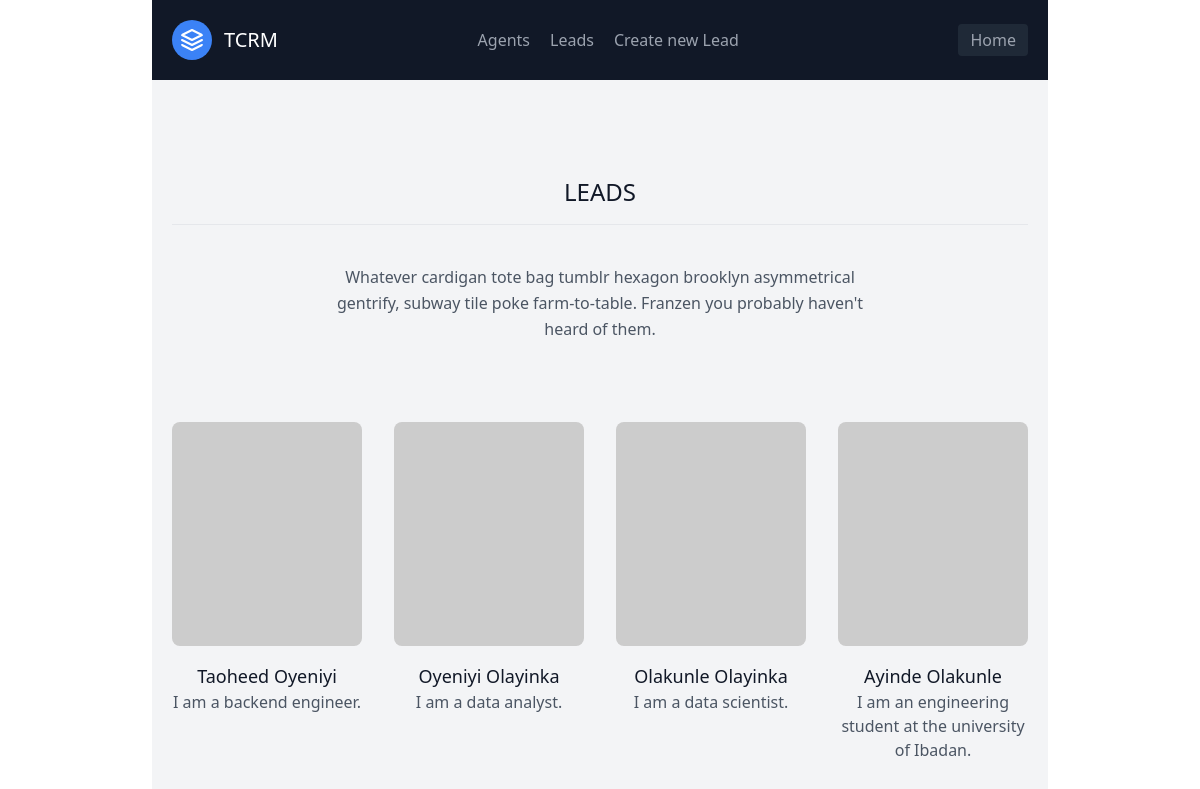
/leadlist/ (signed in), run on an earlier commit of the app's database.
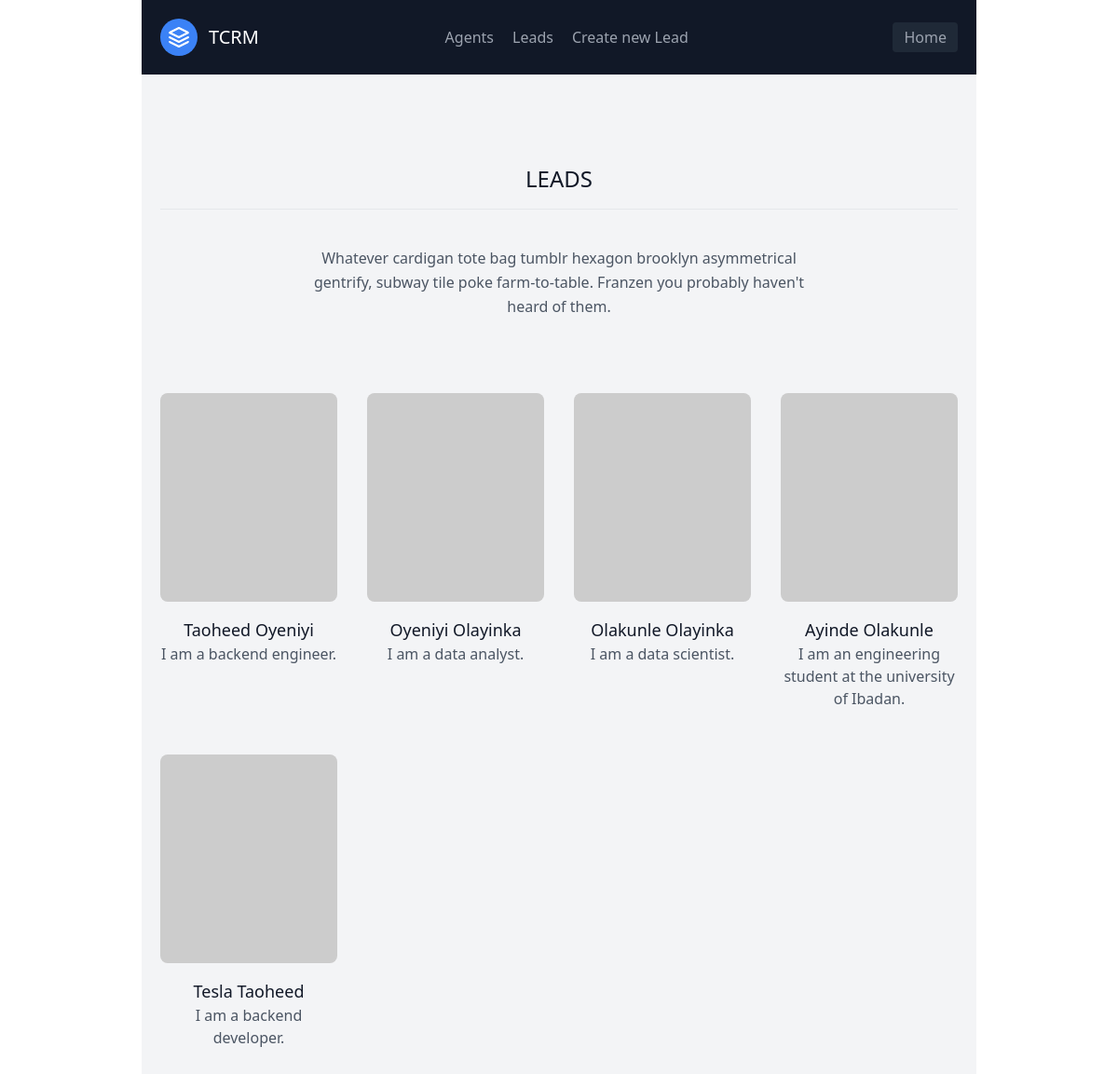
And on a later commit of the database.
### leads/models.py (models this page shows, shortened)
class Lead(models.Model):
    first_name = models.CharField(max_length=20)
    last_name = models.CharField(max_length=20)
    age = models.IntegerField()
    email = models.EmailField(unique=True, null=True)
    location = models.CharField(max_length=30, default=None)
    about = models.TextField(max_length=250, default=None)
    agent = models.ForeignKey(Agent, on_delete=models.SET_NULL, null=True)

### leads/views.py (the view)
# urls.py: path('leadlist/', lead_list, name="leadlist"),
@login_required(login_url='/login')
def lead_list(request):
    leads = Lead.objects.all()
    context = {"leads": leads}
    return render(request, 'leadlist.html', context)

### templates/leadlist.html
{% extends 'leads/homepage.html' %}
{% block content %}
<section class="text-gray-600 body-font">
  <div class="container px-5 py-24 mx-auto">
    <div class="flex flex-col text-center w-full mb-20">
      <h1 class="text-2xl font-medium title-font mb-4 text-gray-900">LEADS</h1>
      <hr class="h-10">
      <p class="lg:w-2/3 mx-auto leading-relaxed text-base">Whatever cardigan tote bag tumblr hexagon brooklyn asymmetrical gentrify, subway tile poke farm-to-table. Franzen you probably haven't heard of them.</p>
    </div>
    <div class="flex flex-wrap -m-4">
      {% for lead in leads %}
      <div class="p-4 lg:w-1/4 md:w-1/2">
        <div class="h-full flex flex-col items-center text-center">
          <img alt="team" class="flex-shrink-0 rounded-lg w-full h-56 object-cover object-center mb-4" src="https://dummyimage.com/203x203">
          <div class="w-full">
            <h2 class="title-font font-medium text-lg text-gray-900"><a href="/{{ lead.id }}"> {{lead.first_name}} {{lead.last_name}} </a></h2>
            <p class="mb-4">{{ lead.about }}</p>
          </div>
        </div>
      </div>
      {% endfor %}
    </div>
  </div>
</section>
{% endblock content %}

### leads/templates/leads/homepage.html (shortened to what this page needs)
{% load static %}
<!DOCTYPE html>
<html lang="en">
<head>
    <script src="https://cdn.tailwindcss.com"></script>
    <link href="{% static 'styling/main.css' %}" rel="stylesheet">
</head>
<body>
    <div class="max-w-4xl bg-gray-100 mx-auto">
        {% include 'leads/navbar.html' %}
        {% block content %}{% endblock content %}
    </div>
</body>
</html>

### leads/templates/leads/navbar.html
<header class="text-gray-400 bg-gray-900 body-font">
  <div class="container mx-auto flex flex-wrap p-5 flex-col md:flex-row items-center">
    <a class="flex title-font font-medium items-center text-white mb-4 md:mb-0">
      <svg xmlns="http://www.w3.org/2000/svg" fill="none" stroke="currentColor" stroke-linecap="round" stroke-linejoin="round" stroke-width="2" class="w-10 h-10 text-white p-2 bg-blue-500 rounded-full" viewBox="0 0 24 24">
        <path d="M12 2L2 7l10 5 10-5-10-5zM2 17l10 5 10-5M2 12l10 5 10-5"></path>
      </svg>
      <span class="ml-3 text-xl">TCRM</span>
    </a>
    <nav class="md:ml-auto md:mr-auto flex flex-wrap items-center text-base justify-center">
      <a href="#" class="mr-5 hover:text-white">Agents</a>
      <a href='/leadlist' class="mr-5 hover:text-white">Leads</a>
      <a href='/form' class="mr-5 hover:text-white">Create new Lead</a>
    </nav>
    <button class="inline-flex items-center bg-gray-800 border-0 py-1 px-3 focus:outline-none hover:bg-gray-700 rounded text-base mt-4 md:mt-0">
      <a href="/">Home</a>
    </button>
  </div>
</header>

What changed in the data, as far as the page shows it:
added Lead: first_name "Tesla", last_name "Taoheed", about "I am a backend developer."
